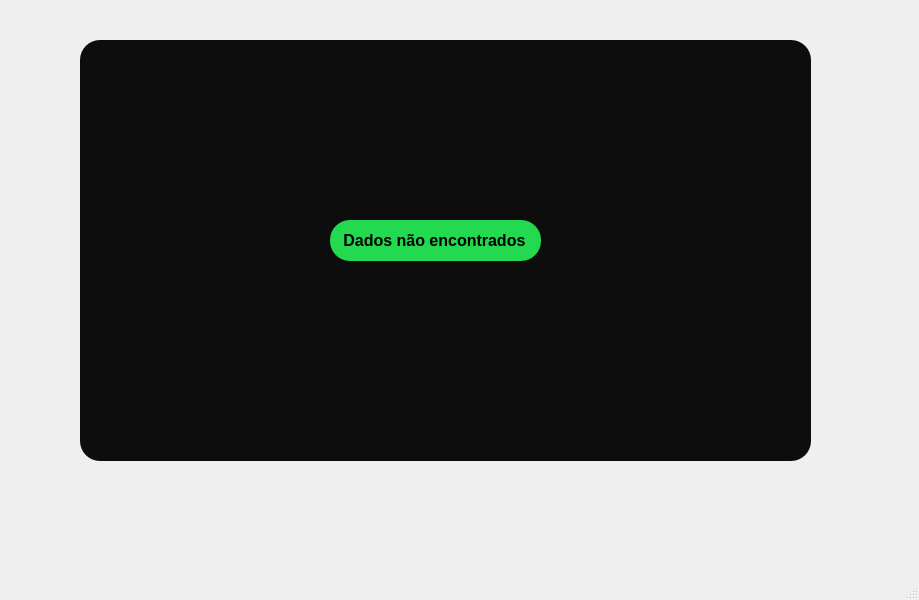
<?xml version="1.0" encoding="UTF-8"?>
<ui version="4.0">
 <class>MainWindow</class>
 <widget class="QMainWindow" name="MainWindow">
  <property name="geometry">
   <rect>
    <x>0</x>
    <y>0</y>
    <width>919</width>
    <height>600</height>
   </rect>
  </property>
  <property name="windowTitle">
   <string>MainWindow</string>
  </property>
  <widget class="QWidget" name="centralwidget">
   <widget class="QWidget" name="widget" native="true">
    <property name="geometry">
     <rect>
      <x>80</x>
      <y>40</y>
      <width>731</width>
      <height>421</height>
     </rect>
    </property>
    <property name="styleSheet">
     <string notr="true">border-radius: 20px;
background-color: rgb(13, 13, 13);</string>
    </property>
    <widget class="QLabel" name="label">
     <property name="geometry">
      <rect>
       <x>420</x>
       <y>330</y>
       <width>161</width>
       <height>21</height>
      </rect>
     </property>
     <property name="styleSheet">
      <string notr="true">color: rgb(35, 217, 80);</string>
     </property>
     <property name="text">
      <string/>
     </property>
    </widget>
    <widget class="QLabel" name="label_2">
     <property name="geometry">
      <rect>
       <x>250</x>
       <y>180</y>
       <width>211</width>
       <height>41</height>
      </rect>
     </property>
     <property name="font">
      <font>
       <family>Arial</family>
       <pointsize>12</pointsize>
       <weight>75</weight>
       <bold>true</bold>
      </font>
     </property>
     <property name="styleSheet">
      <string notr="true">background-color: rgb(35, 217, 80);
border-radius: 20px;</string>
     </property>
     <property name="text">
      <string>   Dados não encontrados</string>
     </property>
    </widget>
   </widget>
  </widget>
  <widget class="QMenuBar" name="menubar">
   <property name="geometry">
    <rect>
     <x>0</x>
     <y>0</y>
     <width>919</width>
     <height>22</height>
    </rect>
   </property>
  </widget>
  <widget class="QStatusBar" name="statusbar"/>
 </widget>
 <resources/>
 <connections/>
</ui>
